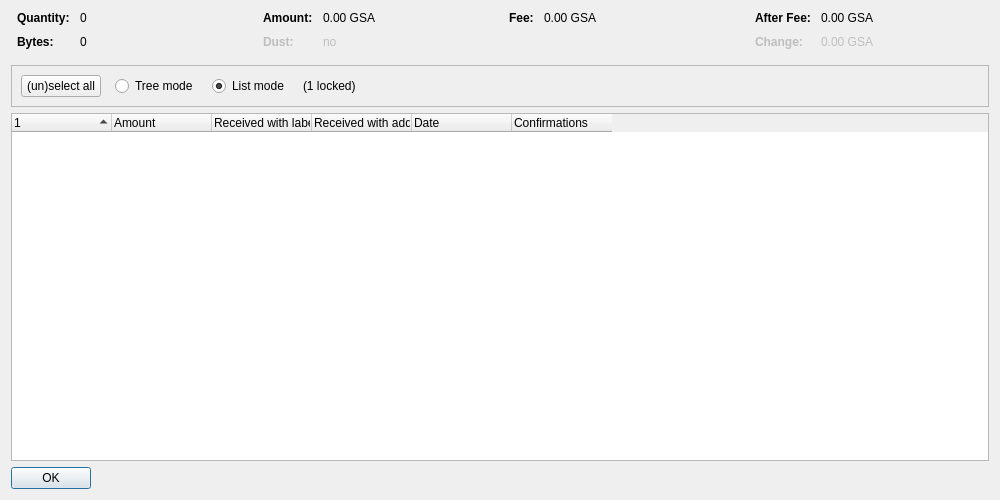
<?xml version="1.0" encoding="UTF-8"?>
<ui version="4.0">
 <class>CoinControlDialog</class>
 <widget class="QDialog" name="CoinControlDialog">
  <property name="geometry">
   <rect>
    <x>0</x>
    <y>0</y>
    <width>1000</width>
    <height>500</height>
   </rect>
  </property>
  <property name="windowTitle">
   <string>Coin Selection</string>
  </property>
  <layout class="QVBoxLayout" name="verticalLayout">
   <item>
    <layout class="QHBoxLayout" name="horizontalLayoutTop" stretch="0,0,0,0">
     <property name="topMargin">
      <number>0</number>
     </property>
     <property name="bottomMargin">
      <number>10</number>
     </property>
     <item>
      <layout class="QFormLayout" name="formLayoutCoinControl1">
       <property name="horizontalSpacing">
        <number>10</number>
       </property>
       <property name="verticalSpacing">
        <number>10</number>
       </property>
       <property name="leftMargin">
        <number>6</number>
       </property>
       <property name="rightMargin">
        <number>6</number>
       </property>
       <item row="0" column="0">
        <widget class="QLabel" name="labelCoinControlQuantityText">
         <property name="font">
          <font>
           <weight>75</weight>
           <bold>true</bold>
          </font>
         </property>
         <property name="text">
          <string>Quantity:</string>
         </property>
        </widget>
       </item>
       <item row="0" column="1">
        <widget class="QLabel" name="labelCoinControlQuantity">
         <property name="cursor">
          <cursorShape>IBeamCursor</cursorShape>
         </property>
         <property name="contextMenuPolicy">
          <enum>Qt::ActionsContextMenu</enum>
         </property>
         <property name="text">
          <string notr="true">0</string>
         </property>
         <property name="textInteractionFlags">
          <set>Qt::LinksAccessibleByMouse|Qt::TextSelectableByKeyboard|Qt::TextSelectableByMouse</set>
         </property>
        </widget>
       </item>
       <item row="1" column="0">
        <widget class="QLabel" name="labelCoinControlBytesText">
         <property name="font">
          <font>
           <weight>75</weight>
           <bold>true</bold>
          </font>
         </property>
         <property name="text">
          <string>Bytes:</string>
         </property>
        </widget>
       </item>
       <item row="1" column="1">
        <widget class="QLabel" name="labelCoinControlBytes">
         <property name="cursor">
          <cursorShape>IBeamCursor</cursorShape>
         </property>
         <property name="contextMenuPolicy">
          <enum>Qt::ActionsContextMenu</enum>
         </property>
         <property name="text">
          <string notr="true">0</string>
         </property>
         <property name="textInteractionFlags">
          <set>Qt::LinksAccessibleByMouse|Qt::TextSelectableByKeyboard|Qt::TextSelectableByMouse</set>
         </property>
        </widget>
       </item>
      </layout>
     </item>
     <item>
      <layout class="QFormLayout" name="formLayoutCoinControl2">
       <property name="horizontalSpacing">
        <number>10</number>
       </property>
       <property name="verticalSpacing">
        <number>10</number>
       </property>
       <property name="leftMargin">
        <number>6</number>
       </property>
       <property name="rightMargin">
        <number>6</number>
       </property>
       <item row="0" column="0">
        <widget class="QLabel" name="labelCoinControlAmountText">
         <property name="font">
          <font>
           <weight>75</weight>
           <bold>true</bold>
          </font>
         </property>
         <property name="text">
          <string>Amount:</string>
         </property>
        </widget>
       </item>
       <item row="0" column="1">
        <widget class="QLabel" name="labelCoinControlAmount">
         <property name="cursor">
          <cursorShape>IBeamCursor</cursorShape>
         </property>
         <property name="contextMenuPolicy">
          <enum>Qt::ActionsContextMenu</enum>
         </property>
         <property name="text">
          <string notr="true">0.00 GSA</string>
         </property>
         <property name="textInteractionFlags">
          <set>Qt::LinksAccessibleByMouse|Qt::TextSelectableByKeyboard|Qt::TextSelectableByMouse</set>
         </property>
        </widget>
       </item>
       <item row="1" column="0">
        <widget class="QLabel" name="labelCoinControlLowOutputText">
         <property name="enabled">
          <bool>false</bool>
         </property>
         <property name="font">
          <font>
           <weight>75</weight>
           <bold>true</bold>
          </font>
         </property>
         <property name="text">
          <string>Dust:</string>
         </property>
        </widget>
       </item>
       <item row="1" column="1">
        <widget class="QLabel" name="labelCoinControlLowOutput">
         <property name="enabled">
          <bool>false</bool>
         </property>
         <property name="cursor">
          <cursorShape>IBeamCursor</cursorShape>
         </property>
         <property name="contextMenuPolicy">
          <enum>Qt::ActionsContextMenu</enum>
         </property>
         <property name="text">
          <string notr="true">no</string>
         </property>
         <property name="textInteractionFlags">
          <set>Qt::LinksAccessibleByMouse|Qt::TextSelectableByKeyboard|Qt::TextSelectableByMouse</set>
         </property>
        </widget>
       </item>
      </layout>
     </item>
     <item>
      <layout class="QFormLayout" name="formLayoutCoinControl3">
       <property name="horizontalSpacing">
        <number>10</number>
       </property>
       <property name="verticalSpacing">
        <number>10</number>
       </property>
       <property name="leftMargin">
        <number>6</number>
       </property>
       <property name="rightMargin">
        <number>6</number>
       </property>
       <item row="0" column="0">
        <widget class="QLabel" name="labelCoinControlFeeText">
         <property name="font">
          <font>
           <weight>75</weight>
           <bold>true</bold>
          </font>
         </property>
         <property name="text">
          <string>Fee:</string>
         </property>
        </widget>
       </item>
       <item row="0" column="1">
        <widget class="QLabel" name="labelCoinControlFee">
         <property name="cursor">
          <cursorShape>IBeamCursor</cursorShape>
         </property>
         <property name="contextMenuPolicy">
          <enum>Qt::ActionsContextMenu</enum>
         </property>
         <property name="text">
          <string notr="true">0.00 GSA</string>
         </property>
         <property name="textInteractionFlags">
          <set>Qt::LinksAccessibleByMouse|Qt::TextSelectableByKeyboard|Qt::TextSelectableByMouse</set>
         </property>
        </widget>
       </item>
      </layout>
     </item>
     <item>
      <layout class="QFormLayout" name="formLayoutCoinControl4">
       <property name="horizontalSpacing">
        <number>10</number>
       </property>
       <property name="verticalSpacing">
        <number>10</number>
       </property>
       <property name="leftMargin">
        <number>6</number>
       </property>
       <property name="rightMargin">
        <number>6</number>
       </property>
       <item row="0" column="0">
        <widget class="QLabel" name="labelCoinControlAfterFeeText">
         <property name="font">
          <font>
           <weight>75</weight>
           <bold>true</bold>
          </font>
         </property>
         <property name="text">
          <string>After Fee:</string>
         </property>
        </widget>
       </item>
       <item row="0" column="1">
        <widget class="QLabel" name="labelCoinControlAfterFee">
         <property name="cursor">
          <cursorShape>IBeamCursor</cursorShape>
         </property>
         <property name="contextMenuPolicy">
          <enum>Qt::ActionsContextMenu</enum>
         </property>
         <property name="text">
          <string notr="true">0.00 GSA</string>
         </property>
         <property name="textInteractionFlags">
          <set>Qt::LinksAccessibleByMouse|Qt::TextSelectableByKeyboard|Qt::TextSelectableByMouse</set>
         </property>
        </widget>
       </item>
       <item row="1" column="0">
        <widget class="QLabel" name="labelCoinControlChangeText">
         <property name="enabled">
          <bool>false</bool>
         </property>
         <property name="font">
          <font>
           <weight>75</weight>
           <bold>true</bold>
          </font>
         </property>
         <property name="text">
          <string>Change:</string>
         </property>
        </widget>
       </item>
       <item row="1" column="1">
        <widget class="QLabel" name="labelCoinControlChange">
         <property name="enabled">
          <bool>false</bool>
         </property>
         <property name="cursor">
          <cursorShape>IBeamCursor</cursorShape>
         </property>
         <property name="contextMenuPolicy">
          <enum>Qt::ActionsContextMenu</enum>
         </property>
         <property name="text">
          <string notr="true">0.00 GSA</string>
         </property>
         <property name="textInteractionFlags">
          <set>Qt::LinksAccessibleByMouse|Qt::TextSelectableByKeyboard|Qt::TextSelectableByMouse</set>
         </property>
        </widget>
       </item>
      </layout>
     </item>
    </layout>
   </item>
   <item>
    <widget class="QFrame" name="frame">
     <property name="minimumSize">
      <size>
       <width>0</width>
       <height>40</height>
      </size>
     </property>
     <property name="frameShape">
      <enum>QFrame::StyledPanel</enum>
     </property>
     <property name="frameShadow">
      <enum>QFrame::Sunken</enum>
     </property>
     <layout class="QHBoxLayout" name="horizontalLayout">
      <item>
       <layout class="QHBoxLayout" name="horizontalLayoutPanel" stretch="0,0,0,0,0">
        <property name="spacing">
         <number>14</number>
        </property>
        <item>
         <widget class="QPushButton" name="pushButtonSelectAll">
          <property name="sizePolicy">
           <sizepolicy hsizetype="Maximum" vsizetype="Fixed">
            <horstretch>0</horstretch>
            <verstretch>0</verstretch>
           </sizepolicy>
          </property>
          <property name="text">
           <string>(un)select all</string>
          </property>
          <property name="autoDefault">
           <bool>false</bool>
          </property>
         </widget>
        </item>
        <item>
         <widget class="QRadioButton" name="radioTreeMode">
          <property name="sizePolicy">
           <sizepolicy hsizetype="Maximum" vsizetype="Fixed">
            <horstretch>0</horstretch>
            <verstretch>0</verstretch>
           </sizepolicy>
          </property>
          <property name="text">
           <string>Tree mode</string>
          </property>
         </widget>
        </item>
        <item>
         <widget class="QRadioButton" name="radioListMode">
          <property name="sizePolicy">
           <sizepolicy hsizetype="Maximum" vsizetype="Fixed">
            <horstretch>0</horstretch>
            <verstretch>0</verstretch>
           </sizepolicy>
          </property>
          <property name="text">
           <string>List mode</string>
          </property>
          <property name="checked">
           <bool>true</bool>
          </property>
         </widget>
        </item>
        <item>
         <widget class="QLabel" name="labelLocked">
          <property name="text">
           <string notr="true">(1 locked)</string>
          </property>
         </widget>
        </item>
        <item>
         <spacer name="horizontalSpacer">
          <property name="orientation">
           <enum>Qt::Horizontal</enum>
          </property>
          <property name="sizeHint" stdset="0">
           <size>
            <width>40</width>
            <height>20</height>
           </size>
          </property>
         </spacer>
        </item>
       </layout>
      </item>
     </layout>
    </widget>
   </item>
   <item>
    <widget class="CoinControlTreeWidget" name="treeWidget">
     <property name="contextMenuPolicy">
      <enum>Qt::CustomContextMenu</enum>
     </property>
     <property name="sortingEnabled">
      <bool>false</bool>
     </property>
     <property name="columnCount">
      <number>6</number>
     </property>
     <attribute name="headerShowSortIndicator" stdset="0">
      <bool>true</bool>
     </attribute>
     <attribute name="headerStretchLastSection">
      <bool>false</bool>
     </attribute>
     <column>
      <property name="text">
       <string/>
      </property>
     </column>
     <column>
      <property name="text">
       <string>Amount</string>
      </property>
     </column>
     <column>
      <property name="text">
       <string>Received with label</string>
      </property>
     </column>
     <column>
      <property name="text">
       <string>Received with address</string>
      </property>
     </column>
     <column>
      <property name="text">
       <string>Date</string>
      </property>
     </column>
     <column>
      <property name="text">
       <string>Confirmations</string>
      </property>
      <property name="toolTip">
       <string>Confirmed</string>
      </property>
     </column>
     <column>
      <property name="text">
       <string/>
      </property>
     </column>
     <column>
      <property name="text">
       <string/>
      </property>
     </column>
     <column>
      <property name="text">
       <string/>
      </property>
     </column>
     <column>
      <property name="text">
       <string/>
      </property>
     </column>
    </widget>
   </item>
   <item>
    <widget class="QDialogButtonBox" name="buttonBox">
     <property name="sizePolicy">
      <sizepolicy hsizetype="Maximum" vsizetype="Fixed">
       <horstretch>0</horstretch>
       <verstretch>0</verstretch>
      </sizepolicy>
     </property>
     <property name="orientation">
      <enum>Qt::Horizontal</enum>
     </property>
     <property name="standardButtons">
      <set>QDialogButtonBox::Ok</set>
     </property>
    </widget>
   </item>
  </layout>
 </widget>
 <customwidgets>
  <customwidget>
   <class>CoinControlTreeWidget</class>
   <extends>QTreeWidget</extends>
   <header>qt/coincontroltreewidget.h</header>
  </customwidget>
 </customwidgets>
 <resources/>
 <connections/>
</ui>
